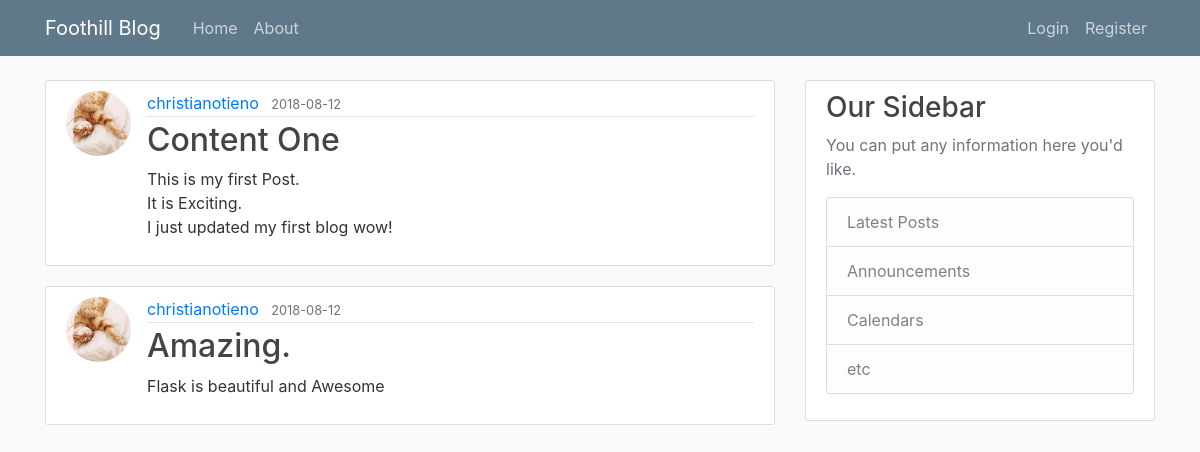
Page /home on the earlier database version.
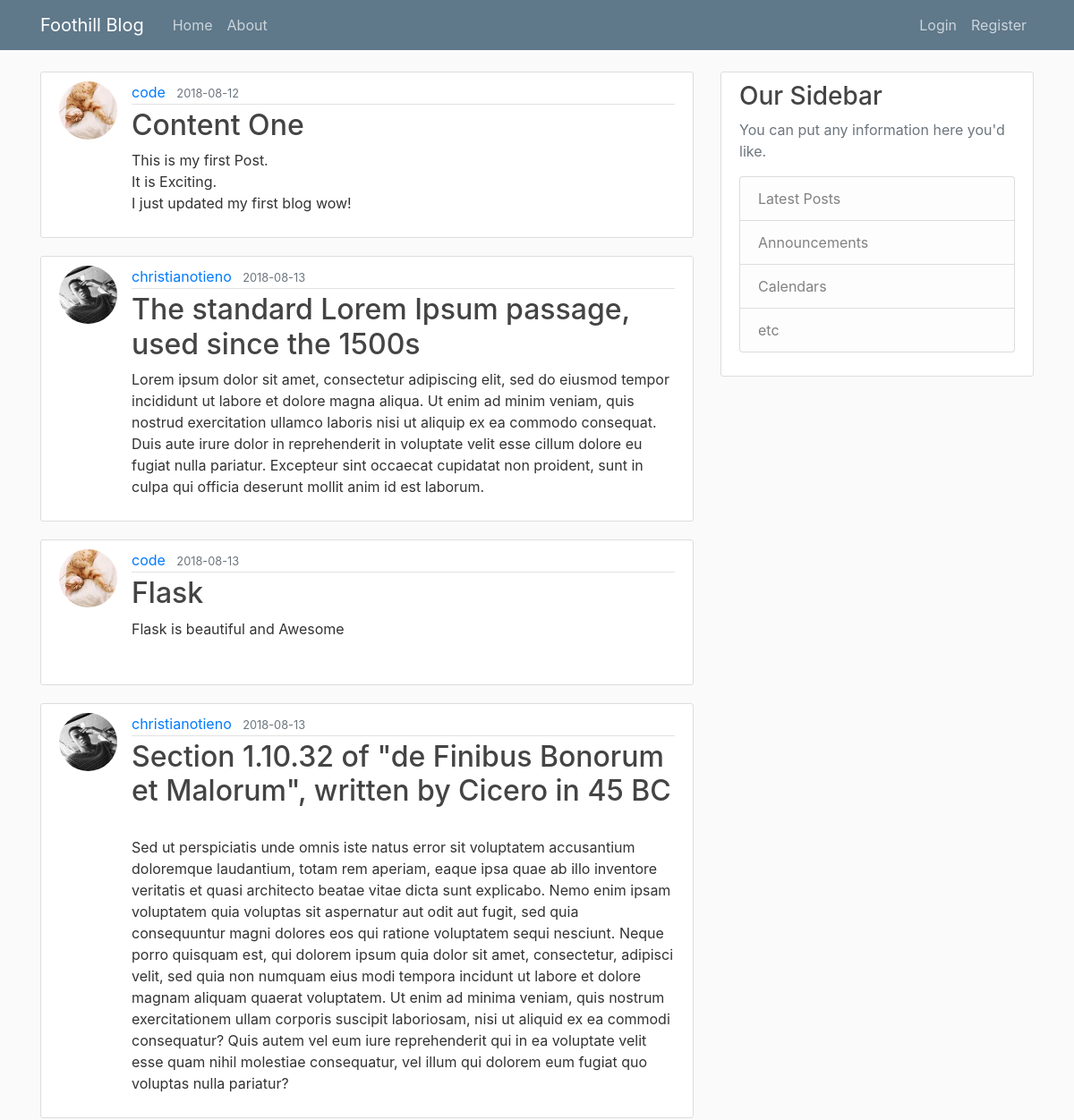
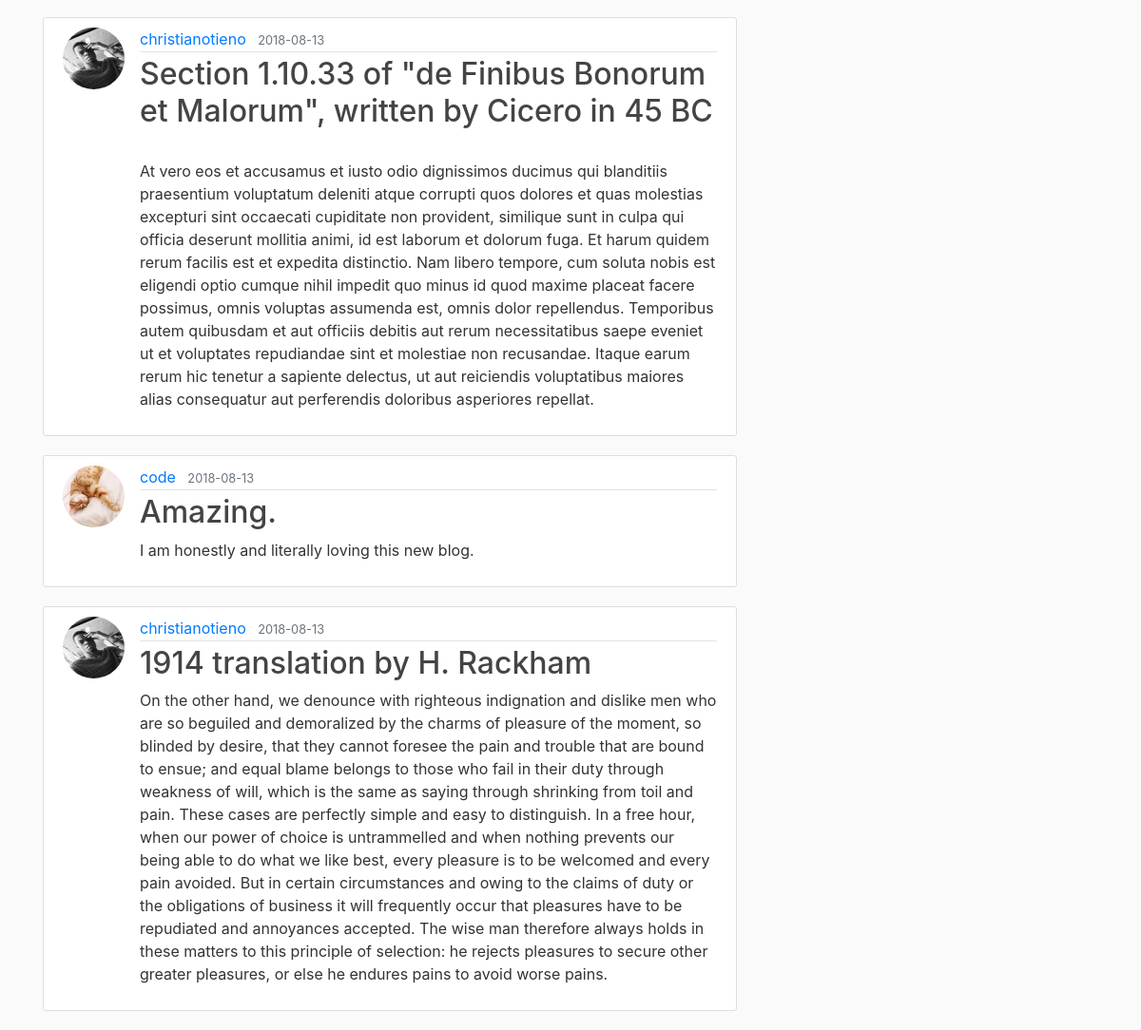
Same page on the later database version (2 pictures, top to bottom).
### blog/models.py (models this page shows, shortened)
class Post(db.Model):
    id = db.Column(db.Integer, primary_key=True)
    title = db.Column(db.String(100), nullable=False)
    DatePosted = db.Column(db.DateTime, nullable=False, default=datetime.utcnow)
    content = db.Column(db.Text, nullable=False)
    UserId = db.Column(db.Integer, db.ForeignKey('user.id'), nullable=False)

class User(db.Model, UserMixin):
    id = db.Column(db.Integer, primary_key=True)
    username = db.Column(db.String(20), unique=True, nullable=False)
    email = db.Column(db.String(120), unique=True, nullable=False)
    ImageFile = db.Column(db.String(20), nullable=False, default='default.jpg')
    password = db.Column(db.String(60), nullable=False)
    posts = db.relationship('Post', backref='author', lazy=True)

### blog/routes.py (the view)
@app.route("/")
@app.route("/home")
def home():
    posts = Post.query.all()
    return render_template('home.html', posts=posts)

### blog/templates/home.html
{% extends "layout.html" %} {% block content %} {% for post in posts %}
<article class="media content-section">
    <img class="rounded-circle article-img" src="{{ url_for('static', filename='ProfilePics/' + post.author.ImageFile) }}">
    <div class="media-body">
        <div class="article-metadata">
            <a class="mr-2" href="#">{{ post.author.username }}</a>
            <small class="text-muted">{{ post.DatePosted.strftime('%Y-%m-%d') }}</small>
        </div>
        <h2><a class="article-title" href="{{ url_for('post', post_id=post.id) }}">{{ post.title }}</a></h2>
        <p class="article-content">{{ post.content }}</p>
    </div>
</article>
{% endfor %} {% endblock content %}

### blog/templates/layout.html (shortened to what this page needs)
<!DOCTYPE html>
<html>
<head>
    <link rel="stylesheet" href="https://maxcdn.bootstrapcdn.com/bootstrap/4.0.0/css/bootstrap.min.css">
    <link rel="stylesheet" type="text/css" href="{{ url_for('static', filename='main.css') }}">
</head>
<body>
    <header class="site-header">
        <nav class="navbar navbar-expand-md navbar-dark bg-steel fixed-top">
            <div class="container">
                <a class="navbar-brand mr-4" href="/">Foothill Blog</a>
                <div class="collapse navbar-collapse" id="navbarToggle">
                    <div class="navbar-nav mr-auto">
                        <a class="nav-item nav-link" href="{{ url_for('home') }}">Home</a>
                        <a class="nav-item nav-link" href="{{ url_for('about') }}">About</a>
                    </div>
                    <div class="navbar-nav">
                        {% if current_user.is_authenticated %}
                        <a class="nav-item nav-link" href="{{ url_for('NewPost') }}">New Post</a>
                        <a class="nav-item nav-link" href="{{ url_for('account') }}">Account</a>
                        <a class="nav-item nav-link" href="{{ url_for('logout') }}">Logout</a> {% else %}
                        <a class="nav-item nav-link" href="{{ url_for('login') }}">Login</a>
                        <a class="nav-item nav-link" href="{{ url_for('register') }}">Register</a> {% endif %}
                    </div>
                </div>
            </div>
        </nav>
    </header>
    <main role="main" class="container">
        <div class="row">
            <div class="col-md-8">
                 {% block content %}{% endblock %}
            </div>
            <div class="col-md-4">
                <div class="content-section">
                    <h3>Our Sidebar</h3>
                    <p class='text-muted'>You can put any information here you'd like.
                        <ul class="list-group">
                            <li class="list-group-item list-group-item-light">Latest Posts</li>
                            <li class="list-group-item list-group-item-light">Announcements</li>
                            <li class="list-group-item list-group-item-light">Calendars</li>
                            <li class="list-group-item list-group-item-light">etc</li>
                        </ul>
                    </p>
                </div>
            </div>
        </div>
    </main>
</body>
</html>

### blog/static/main.css (style rules this page uses)
body { background: #fafafa; color: #333333; margin-top: 5rem; }
h1, h2, h3, h4, h5, h6 { color: #444444; }
.bg-steel { background-color: #5f788a; }
.site-header .navbar-nav .nav-link { color: #cbd5db; }
.content-section { background: #ffffff; padding: 10px 20px; border: 1px solid #dddddd; border-radius: 3px; margin-bottom: 20px; }
.article-title { color: #444444; }
.article-content { white-space: pre-line; }
.article-img { height: 65px; width: 65px; margin-right: 16px; }
.article-metadata { padding-bottom: 1px; margin-bottom: 4px; border-bottom: 1px solid #e3e3e3 }

Differences in the rows shown:
removed Post: author.username "christianotieno", DatePosted "2018-08-12", title "Amazing.", content "Flask is beautiful and Awesome"
changed through a linked row, Post "Content One": author.username "christianotieno" → "code"
added Post: author.username "christianotieno", DatePosted "2018-08-13", title "The standard Lorem Ipsum passage, used since the 1500s", content "Lorem ipsum dolor sit amet, consectetur adipiscing elit, sed do eiusmod tempor incididunt ut labore et dolore magna aliqua. Ut enim ad minim veniam, quis nostrud exercitation ullamco laboris nisi ut aliquip ex ea commodo consequat. Duis aute irure dolor in reprehenderit in voluptate velit esse cillum dolore eu fugiat nulla pariatur. Excepteur sint occaecat cupidatat non proident, sunt in culpa qui officia deserunt mollit anim id est laborum."
added Post: author.username "code", DatePosted "2018-08-13", title "Flask", content "Flask is beautiful and Awesome"
added Post: author.username "christianotieno", DatePosted "2018-08-13", title "Section 1.10.32 of \"de Finibus Bonorum et Malorum\", written by Cicero in 45 BC", content "Sed ut perspiciatis unde omnis iste natus error sit voluptatem accusantium doloremque laudantium, totam rem aperiam, eaque ipsa quae ab illo inventore veritatis et quasi architecto beatae vitae dicta sunt explicabo. Nemo enim ipsam voluptatem quia voluptas sit aspernatur aut odit aut fugit, sed quia consequuntur magni dolores eos qui ratione voluptatem sequi nesciunt. Neque porro quisquam est, qui dolorem ipsum quia dolor sit amet, consectetur, adipisci velit, sed quia non numquam eius modi tempora incidunt ut labore et dolore magnam aliquam quaerat voluptatem. Ut enim ad minima veniam, quis nostrum exercitationem ullam corporis suscipit laboriosam, nisi ut aliquid ex ea commodi…"
added Post: author.username "christianotieno", DatePosted "2018-08-13", title "Section 1.10.33 of \"de Finibus Bonorum et Malorum\", written by Cicero in 45 BC", content "At vero eos et accusamus et iusto odio dignissimos ducimus qui blanditiis praesentium voluptatum deleniti atque corrupti quos dolores et quas molestias excepturi sint occaecati cupiditate non provident, similique sunt in culpa qui officia deserunt mollitia animi, id est laborum et dolorum fuga. Et harum quidem rerum facilis est et expedita distinctio. Nam libero tempore, cum soluta nobis est eligendi optio cumque nihil impedit quo minus id quod maxime placeat facere possimus, omnis voluptas assumenda est, omnis dolor repellendus. Temporibus autem quibusdam et aut officiis debitis aut rerum necessitatibus saepe eveniet ut et voluptates repudiandae sint et molestiae non recusandae. Itaque…"
added Post: author.username "code", DatePosted "2018-08-13", title "Amazing.", content "I am honestly and literally loving this new blog."
added Post: author.username "christianotieno", DatePosted "2018-08-13", title "1914 translation by H. Rackham", content "On the other hand, we denounce with righteous indignation and dislike men who are so beguiled and demoralized by the charms of pleasure of the moment, so blinded by desire, that they cannot foresee the pain and trouble that are bound to ensue; and equal blame belongs to those who fail in their duty through weakness of will, which is the same as saying through shrinking from toil and pain. These cases are perfectly simple and easy to distinguish. In a free hour, when our power of choice is untrammelled and when nothing prevents our being able to do what we like best, every pleasure is to be welcomed and every pain avoided. But in certain circumstances and owing to the claims of duty or the…"
